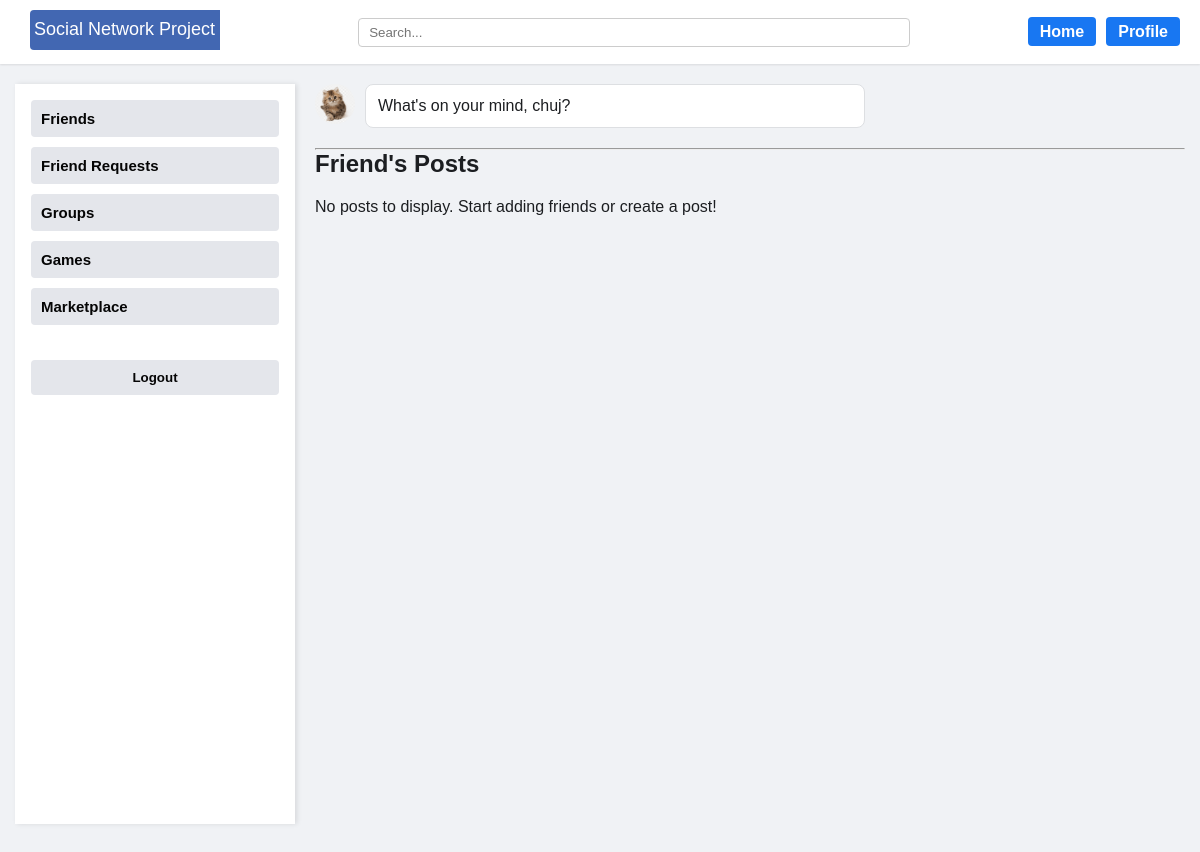
The page / (signed in) on the database as committed earlier.
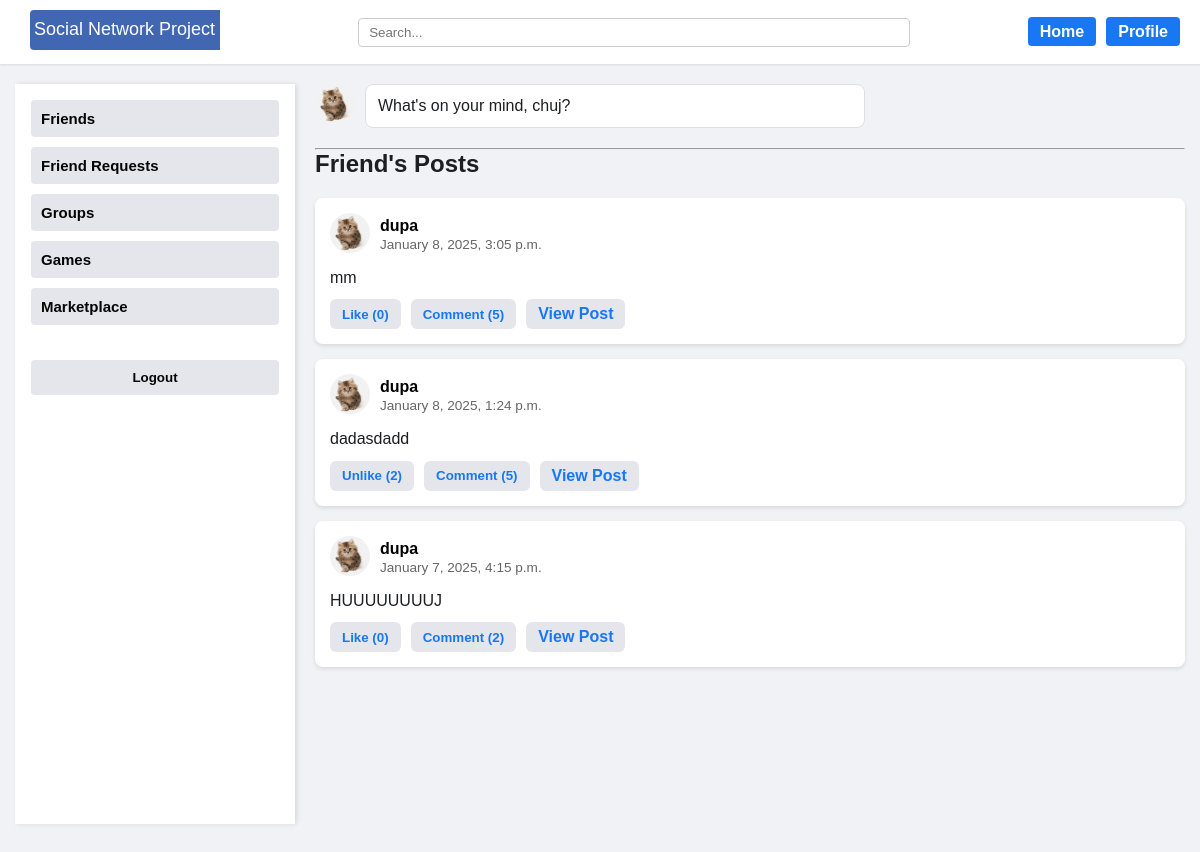
The same page on the database as committed later.
### core/models.py (models this page shows, shortened)
class Post(models.Model):
    author = models.ForeignKey(User, on_delete=models.CASCADE)
    content = models.TextField()
    created_at = models.DateTimeField(auto_now_add=True)
    likes = models.ManyToManyField(User, related_name='liked_posts', blank=True)
    image = models.ImageField(
        upload_to='post_images/',
        null=True,
        blank=True
    )

class Profile(models.Model):
    user = models.OneToOneField(User, on_delete=models.CASCADE)
    birthdate = models.DateField(null=True, blank=True)
    GENDER_CHOICES = [
        ('male', 'Male'),
        ('female', 'Female'),
        ('other', 'Other'),
    ]
    gender = models.CharField(max_length=10, choices=GENDER_CHOICES, null=True, blank=True)
    friends = models.ManyToManyField('self', symmetrical=True, blank=True)
    friend_requests = models.ManyToManyField(
        'self',
        symmetrical=False,
        blank=True,
        related_name='pending_requests'
    )
    profile_picture = models.ImageField(
        upload_to='profile_pictures/',
        null=True,
        blank=True,
        default='profile_pictures/default.png'
    )

### core/views.py (the view)
# urls.py: path('', home_view, name='home'), # Homepage
@login_required
def home_view(request):
    query = request.GET.get('q')  # Get the search term from the URL
    search_results = None
    if query:
        search_results = User.objects.filter(
            Q(username__icontains=query) | Q(email__icontains=query)
        )
    if request.method == 'POST' and 'create_post' in request.POST:
        post_form = PostForm(request.POST, request.FILES)  # <-- include request.FILES here
        if post_form.is_valid():
            post = post_form.save(commit=False)
            post.author = request.user
            post.save()
            return redirect('home')
    else:
        post_form = PostForm()
    user_friends = request.user.profile.friends.all()
    posts = Post.objects.filter(author__profile__in=user_friends).exclude(author=request.user).order_by('-created_at')
    return render(request, 'core/home.html', {
        'posts': posts,
        'search_results': search_results,
        'query': query,
        'post_form': post_form,
    })

### core/forms.py
class PostForm(forms.ModelForm):
    class Meta:
        model = Post
        fields = ['content', 'image']  # Include 'image' here

### core/templates/core/home.html (shortened to what this page needs)
{% extends 'core/base.html' %}
{% load static %}
{% block content %}
<div class="feed-container">
<div class="create-post-section">
  <div >
  <div class="create-post-row">
    <div class="mini-profile-pic">
      {% if user.profile.profile_picture %}
        <img
          src="{{ user.profile.profile_picture.url }}"
          alt="Profile"
        >
      {% else %}
        <img
          src="{% static 'core/default-avatar.png' %}"
          alt="Default Profile"
        >
      {% endif %}
    </div>
    <button class="open-create-post-btn" id="openCreatePostModal">
      What's on your mind, {{ user.username }}?
    </button>
    </div>
  </div>
</div>
  <hr>
  <div class="feed">
    <h2 style='margin-bottom: 20px; margin-up: 20px'>Friend's Posts</h2>
    {% if posts %}
      {% for post in posts %}
      <article class="post-card">
        <div class="post-header">
          <div class="post-author-pic">
            {% if post.author.profile.profile_picture %}
              <img
                src="{{ post.author.profile.profile_picture.url }}"
                alt="{{ post.author.username }}'s pic"
              >
            {% else %}
              <img
                src="{% static 'core/default-avatar.png' %}"
                alt="Default pic"
              >
            {% endif %}
          </div>
          <div class="post-author-info">
            <span class="post-author-name">
              <a href="{% url 'profile' post.author.id %}" style="color: black; text-decoration: none;">
                {{ post.author.username }}
              </a>
            </span><br>
            <small class="post-time">
              {{ post.created_at|date:"F j, Y, g:i a" }}
            </small>
          </div>
        </div>
        <div class="post-content">
          <p>{{ post.content }}</p>
        </div>
        <footer class="post-footer">
          <button class="like-button"
                  data-post-id="{{ post.id }}"
                  data-like-url="{% url 'like_post' post.id %}">
            {% if user in post.likes.all %}
              Unlike ({{ post.likes.count }})
            {% else %}
              Like ({{ post.likes.count }})
            {% endif %}
          </button>
          <button class="comment-toggle" data-post-id="{{ post.id }}">
            Comment ({{ post.comments.count }})
          </button>
          <a class="view-post-btn" href="#" data-post-id="{{ post.id }}"> View Post </a>
        </footer>
      </article>
      {% endfor %}
    {% else %}
      <p>No posts to display. Start adding friends or create a post!</p>
    {% endif %}
  </div>
</div>
{% endblock %}

Rows that differ between the two databases and show on the page:
added Post: author.profile.profile_picture (placeholder picture), author.username "dupa", created_at "January 8, 2025, 3:05 p.m.", content "mm", likes.count "0", comments.count "5"
added Post: author.profile.profile_picture (placeholder picture), author.username "dupa", created_at "January 8, 2025, 1:24 p.m.", content "dadasdadd", likes.count "2", comments.count "5"
now on this page (row unchanged): Post: author.profile.profile_picture (placeholder picture), author.username "dupa", created_at "January 7, 2025, 4:15 p.m.", content "HUUUUUUUUJ", likes.count "0", comments.count "2"
Other text that changed with them:
text no longer shown: "No posts to display. Start adding friends or create a post!"
